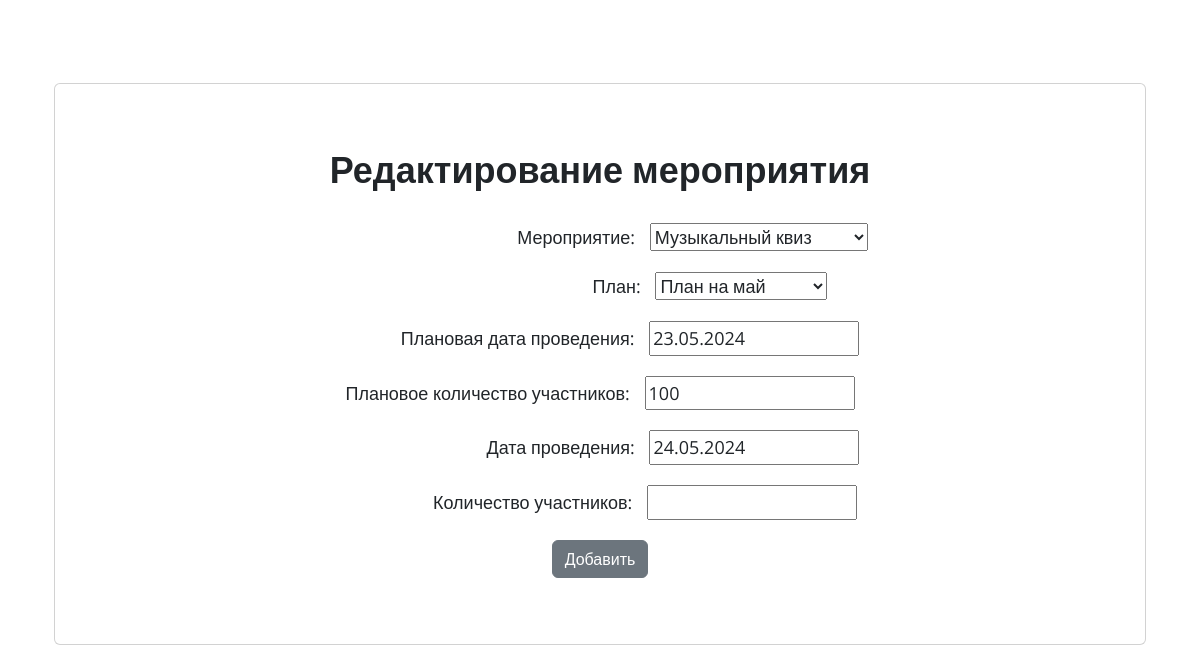
Screenshot of /event-plan-position/5/edit/ with the database file from the repository.
### Diplom/models.py (models this page shows, shortened)
class Event_Plan_Position(models.Model):
    Event_Plan = models.ForeignKey('Event_Plan', on_delete=models.PROTECT)
    Event = models.ForeignKey('Event', on_delete=models.PROTECT)
    Date = models.DateField(null=True, blank=True)
    Date_Plan = models.DateField(null=True, blank=True)
    Date_Fact = models.DateField(null=True, blank=True)
    Description = models.TextField(null=True, blank=True)
    Eventers_Plan = models.IntegerField(null=True, blank=True)
    Eventers_Fact = models.IntegerField(null=True, blank=True)

### Diplom/views.py (the view)
# urls.py: path('event-plan-position/<int:pk>/edit/', EventPlanPositionUpdateView.as_view(), name='edit_event_plan_position'),
class EventPlanPositionUpdateView(UpdateView):
    model = Event_Plan_Position
    form_class = EventPlanPositionForm
    template_name = 'edit_event_plan_position.html'
    success_url = 'posts'

### Diplom/forms.py
class EventPlanPositionForm(forms.ModelForm):
    class Meta:
        model = Event_Plan_Position
        fields = ['Event_Plan', 'Event', 'Date', 'Date_Plan', 'Description', 'Eventers_Plan', 'Date_Fact', 'Eventers_Fact']

### Diplom/models.py (called while the page is built)
    def __str__(self):
        return str(self.name)

    def __str__(self):
        return str(self.name)

### templates/edit_event_plan_position.html (shortened to what this page needs)
{% extends 'base.html' %}
{% block content %}
    <div class="container px-4">
        <div class="d-flex justify-content-center">
            <div class="card" style="width: 100%; height: 100%; padding: 30px">
                <div class="card-body">
                    <h3 align="center" style="padding-bottom: 10px"><strong>Редактирование мероприятия</strong></h3>
                    <form method="post" enctype="multipart/form-data">
                        <p align="center">
                            <label for="{{ form.name.id_for_label }}" style="padding-left: 185px; padding-right: 10px">Мероприятие:</label>
                            {{ form.Event }}
                        </p>
                        <p align="center">
                            <label for="{{ form.description.id_for_label }}" style="padding-left: 220px; padding-right: 10px">План:</label>
                            {{ form.Event_Plan }}
                        </p>
                        <p align="center">
                            <label for="{{ form.EventType.id_for_label }}" style="padding-left: 60px; padding-right: 10px">Плановая дата проведения:</label>
                            {{ form.Date_Plan }}
                        </p>
                        <p align="center">
                            <label for="{{ form.EducationLevel.id_for_label }}" style="padding-right: 10px">Плановое количество участников:</label>
                            {{ form.Eventers_Plan }}
                        </p>
                        <p align="center">
                            <label for="{{ form.Date_Fact.id_for_label }}" style="padding-left: 146px; padding-right: 10px">Дата проведения:</label>
                            {{ form.Date_Fact }}
                        </p>
                        <p align="center">
                            <label for="{{ form.Eventers_Fact.id_for_label }}" style="padding-left: 90px; padding-right: 10px">Количество участников:</label>
                            {{ form.Eventers_Fact }}
                        </p>
                        <p align="center">
                            <button type="submit" class="btn btn-secondary ">Добавить</button>
                        </p>
                    </form>
                </div>
            </div>
        </div>
    </div>
{% endblock %}

### rows the page displays
Event_Plan_Position: Event "Музыкальный квиз", Event_Plan "План на май", Date_Plan "23.05.2024", Eventers_Plan "100", Date_Fact "24.05.2024"
